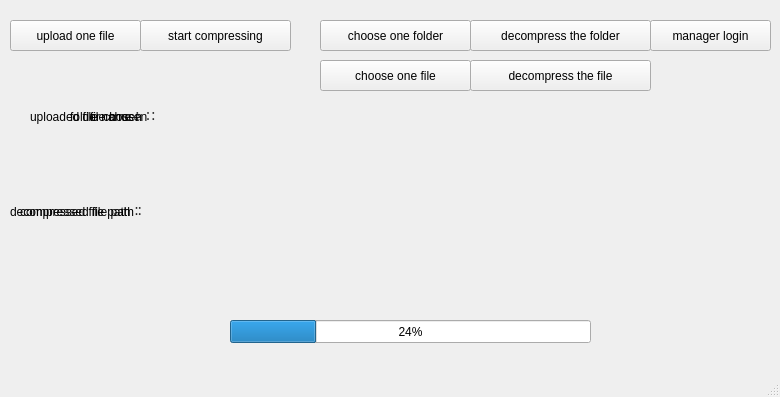
<?xml version="1.0" encoding="UTF-8"?>
<ui version="4.0">
 <class>MainWindow</class>
 <widget class="QMainWindow" name="MainWindow">
  <property name="geometry">
   <rect>
    <x>0</x>
    <y>0</y>
    <width>780</width>
    <height>397</height>
   </rect>
  </property>
  <property name="windowTitle">
   <string>MainWindow</string>
  </property>
  <widget class="QWidget" name="centralwidget">
   <widget class="QPushButton" name="upload_btn">
    <property name="geometry">
     <rect>
      <x>10</x>
      <y>20</y>
      <width>131</width>
      <height>31</height>
     </rect>
    </property>
    <property name="text">
     <string>upload one file</string>
    </property>
   </widget>
   <widget class="QPushButton" name="compress_btn">
    <property name="geometry">
     <rect>
      <x>140</x>
      <y>20</y>
      <width>151</width>
      <height>31</height>
     </rect>
    </property>
    <property name="text">
     <string>start compressing</string>
    </property>
   </widget>
   <widget class="QPushButton" name="uncompress_btn">
    <property name="geometry">
     <rect>
      <x>470</x>
      <y>60</y>
      <width>181</width>
      <height>31</height>
     </rect>
    </property>
    <property name="text">
     <string>decompress the file</string>
    </property>
   </widget>
   <widget class="QLabel" name="upload_file_label">
    <property name="geometry">
     <rect>
      <x>30</x>
      <y>100</y>
      <width>161</width>
      <height>31</height>
     </rect>
    </property>
    <property name="text">
     <string>uploaded file name：</string>
    </property>
   </widget>
   <widget class="QLabel" name="file_name_lable">
    <property name="geometry">
     <rect>
      <x>200</x>
      <y>110</y>
      <width>571</width>
      <height>90</height>
     </rect>
    </property>
    <property name="font">
     <font>
      <pointsize>10</pointsize>
      <weight>75</weight>
      <bold>true</bold>
     </font>
    </property>
    <property name="text">
     <string/>
    </property>
    <property name="alignment">
     <set>Qt::AlignLeading|Qt::AlignLeft|Qt::AlignTop</set>
    </property>
    <property name="wordWrap">
     <bool>true</bool>
    </property>
   </widget>
   <widget class="QPushButton" name="choose_btn">
    <property name="geometry">
     <rect>
      <x>320</x>
      <y>60</y>
      <width>151</width>
      <height>31</height>
     </rect>
    </property>
    <property name="text">
     <string>choose one file</string>
    </property>
   </widget>
   <widget class="QLabel" name="compress_file_lable">
    <property name="geometry">
     <rect>
      <x>20</x>
      <y>190</y>
      <width>171</width>
      <height>41</height>
     </rect>
    </property>
    <property name="text">
     <string>compressed file path：</string>
    </property>
   </widget>
   <widget class="QLabel" name="compressed_file_lable">
    <property name="geometry">
     <rect>
      <x>200</x>
      <y>200</y>
      <width>571</width>
      <height>81</height>
     </rect>
    </property>
    <property name="font">
     <font>
      <pointsize>10</pointsize>
      <weight>75</weight>
      <bold>true</bold>
     </font>
    </property>
    <property name="text">
     <string/>
    </property>
    <property name="alignment">
     <set>Qt::AlignLeading|Qt::AlignLeft|Qt::AlignTop</set>
    </property>
    <property name="wordWrap">
     <bool>true</bool>
    </property>
   </widget>
   <widget class="QLabel" name="choose_file_label">
    <property name="enabled">
     <bool>true</bool>
    </property>
    <property name="geometry">
     <rect>
      <x>90</x>
      <y>100</y>
      <width>101</width>
      <height>31</height>
     </rect>
    </property>
    <property name="text">
     <string>file chosen：</string>
    </property>
   </widget>
   <widget class="QPushButton" name="manager_login_btn">
    <property name="geometry">
     <rect>
      <x>650</x>
      <y>20</y>
      <width>121</width>
      <height>31</height>
     </rect>
    </property>
    <property name="text">
     <string>manager login</string>
    </property>
   </widget>
   <widget class="QLabel" name="compress_file_lable_2">
    <property name="geometry">
     <rect>
      <x>10</x>
      <y>190</y>
      <width>191</width>
      <height>41</height>
     </rect>
    </property>
    <property name="text">
     <string>decompressed file path：</string>
    </property>
   </widget>
   <widget class="QProgressBar" name="progressBar">
    <property name="geometry">
     <rect>
      <x>230</x>
      <y>320</y>
      <width>361</width>
      <height>23</height>
     </rect>
    </property>
    <property name="value">
     <number>24</number>
    </property>
   </widget>
   <widget class="QPushButton" name="choose_dir_btn">
    <property name="geometry">
     <rect>
      <x>320</x>
      <y>20</y>
      <width>151</width>
      <height>31</height>
     </rect>
    </property>
    <property name="text">
     <string>choose one folder</string>
    </property>
   </widget>
   <widget class="QPushButton" name="uncompress_batch_btn">
    <property name="geometry">
     <rect>
      <x>470</x>
      <y>20</y>
      <width>181</width>
      <height>31</height>
     </rect>
    </property>
    <property name="text">
     <string>decompress the folder</string>
    </property>
   </widget>
   <widget class="QLabel" name="choose_dir_label">
    <property name="enabled">
     <bool>true</bool>
    </property>
    <property name="geometry">
     <rect>
      <x>70</x>
      <y>100</y>
      <width>111</width>
      <height>31</height>
     </rect>
    </property>
    <property name="text">
     <string>folder chosen：</string>
    </property>
   </widget>
  </widget>
  <widget class="QMenuBar" name="menubar">
   <property name="geometry">
    <rect>
     <x>0</x>
     <y>0</y>
     <width>780</width>
     <height>26</height>
    </rect>
   </property>
  </widget>
  <widget class="QStatusBar" name="statusbar"/>
 </widget>
 <resources/>
 <connections/>
</ui>
